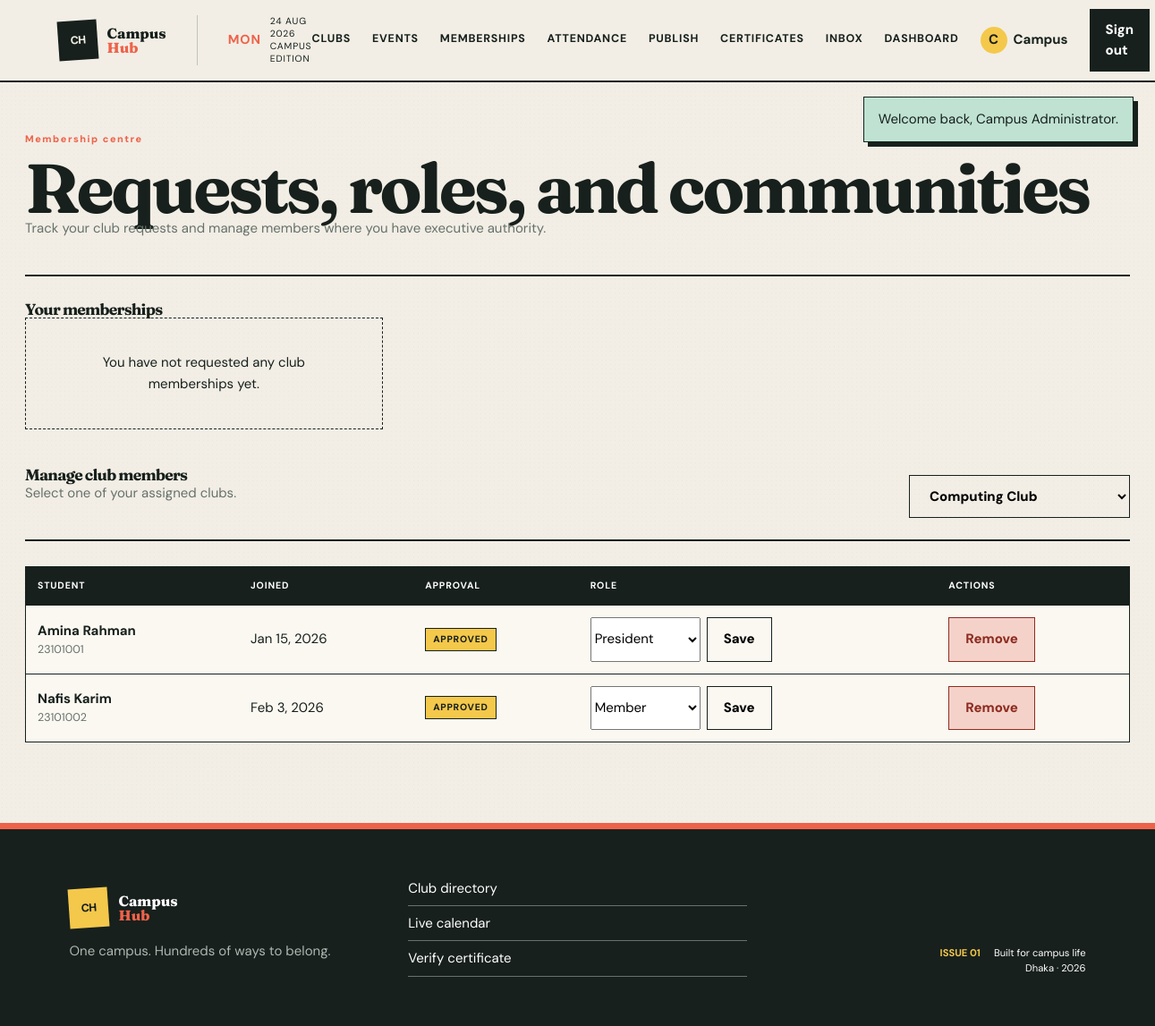
The app's page /memberships.php (signed in) with its own data.
### tables this page shows
CREATE TABLE club_membership (
  membership_id BIGINT UNSIGNED AUTO_INCREMENT PRIMARY KEY,
  student_user_id BIGINT UNSIGNED NOT NULL,
  club_id BIGINT UNSIGNED NOT NULL,
  join_date TIMESTAMP NOT NULL DEFAULT CURRENT_TIMESTAMP,
  member_role ENUM('Member','Executive','President','Vice President','Secretary','Treasurer') NOT NULL DEFAULT 'Member',
  approval_status ENUM('Pending','Approved','Rejected') NOT NULL DEFAULT 'Pending',
  membership_status ENUM('Active','Removed','Resigned') NOT NULL DEFAULT 'Active',
  UNIQUE KEY uq_student_club (student_user_id, club_id),
  CONSTRAINT fk_membership_student FOREIGN KEY (student_user_id) REFERENCES students(user_id) ON DELETE CASCADE,
  CONSTRAINT fk_membership_club FOREIGN KEY (club_id) REFERENCES clubs(club_id) ON DELETE CASCADE,
  INDEX idx_membership_club_state (club_id, approval_status, membership_status)
);

CREATE TABLE users (
  user_id BIGINT UNSIGNED AUTO_INCREMENT PRIMARY KEY,
  full_name VARCHAR(120) NOT NULL,
  email VARCHAR(190) NOT NULL UNIQUE,
  password_hash VARCHAR(255) NOT NULL,
  phone VARCHAR(30) NULL,
  role ENUM('Student','Admin') NOT NULL DEFAULT 'Student',
  profile_picture VARCHAR(255) NULL,
  status ENUM('Active','Suspended','Deactivated') NOT NULL DEFAULT 'Active',
  created_at TIMESTAMP NOT NULL DEFAULT CURRENT_TIMESTAMP
);

CREATE TABLE students (
  user_id BIGINT UNSIGNED PRIMARY KEY,
  student_number VARCHAR(40) NOT NULL UNIQUE,
  department VARCHAR(100) NOT NULL,
  academic_year VARCHAR(30) NULL,
  CONSTRAINT fk_student_user FOREIGN KEY (user_id) REFERENCES users(user_id) ON DELETE CASCADE
);

### config/database.php (called while the page is built, shortened)
<?php
function db(): PDO
{
    static $pdo = null;
    if ($pdo instanceof PDO) {
        return $pdo;
    }
    $dsn = sprintf('mysql:host=%s;port=%s;dbname=%s;charset=utf8mb4', DB_HOST, DB_PORT, DB_NAME);
    try {
        $pdo = new PDO($dsn, DB_USER, DB_PASS, [
            PDO::ATTR_ERRMODE => PDO::ERRMODE_EXCEPTION,
            PDO::ATTR_DEFAULT_FETCH_MODE => PDO::FETCH_ASSOC,
            PDO::ATTR_EMULATE_PREPARES => false,
        ]);
    } catch (PDOException $exception) {
        http_response_code(500);
        exit('Database connection failed. Import database/schema.sql and database/seed.sql in phpMyAdmin, then check config/database.php.');
    }
    return $pdo;
}

### includes/functions.php (called while the page is built, shortened)
<?php
function e(?string $value): string
{
    return htmlspecialchars($value ?? '', ENT_QUOTES, 'UTF-8');
}
function executive_roles(): array
{
    return ['Executive', 'President', 'Vice President', 'Secretary', 'Treasurer'];
}

### memberships.php (the view, shortened to what this page needs)
<?php
require_once __DIR__.'/includes/bootstrap.php';require_login();$uid=(int)user()['user_id'];
$s=db()->prepare('SELECT cm.*,c.club_name,c.category FROM club_membership cm JOIN clubs c ON c.club_id=cm.club_id WHERE cm.student_user_id=? ORDER BY cm.join_date DESC');$s->execute([$uid]);$mine=$s->fetchAll();
$managed=[];if(is_admin()){$managed=db()->query('SELECT club_id,club_name FROM clubs ORDER BY club_name')->fetchAll();}else{$marks=implode(',',array_fill(0,count(executive_roles()),'?'));$s=db()->prepare("SELECT c.club_id,c.club_name FROM club_membership cm JOIN clubs c ON c.club_id=cm.club_id WHERE cm.student_user_id=? AND cm.approval_status='Approved' AND cm.membership_status='Active' AND cm.member_role IN ($marks)");$s->execute(array_merge([$uid],executive_roles()));$managed=$s->fetchAll();}
$selected=(int)($_GET['club']??($managed[0]['club_id']??0));$members=[];if($selected&&can_manage_club($selected)){$s=db()->prepare('SELECT cm.*,u.full_name,u.email,s.student_number FROM club_membership cm JOIN users u ON u.user_id=cm.student_user_id LEFT JOIN students s ON s.user_id=u.user_id WHERE cm.club_id=? ORDER BY FIELD(cm.approval_status,"Pending","Approved","Rejected"),u.full_name');$s->execute([$selected]);$members=$s->fetchAll();}
$pageTitle='Memberships';require __DIR__.'/includes/header.php';?>
<section class="page-shell"><div class="page-head"><div><span class="eyebrow">Membership centre</span><h2>Requests, roles, and communities</h2><p>Track your club requests and manage members where you have executive authority.</p></div></div>
<h3>Your memberships</h3><div class="grid" style="margin-bottom:42px"><?php if(!$mine):?><div class="empty">You have not requested any club memberships yet.</div><?php endif;?></div>
<?php if($managed):?><div class="page-head"><div><h3>Manage club members</h3><p>Select one of your assigned clubs.</p></div><form method="get"><select name="club" onchange="this.form.submit()" class="button button-quiet"><?php foreach($managed as $c):?><option value="<?=$c['club_id']?>" <?=$selected==(int)$c['club_id']?'selected':''?>><?=e($c['club_name'])?></option><?php endforeach;?></select></form></div><table class="data-table"><thead><tr><th>Student</th><th>Joined</th><th>Approval</th><th>Role</th><th>Actions</th></tr></thead><tbody><?php foreach($members as $m):?><tr data-membership-row><td><strong><?=e($m['full_name'])?></strong><br><small><?=e($m['student_number']??$m['email'])?></small></td><td><?=e(date('M j, Y',strtotime($m['join_date'])))?></td><td><span class="badge <?=$m['approval_status']==='Pending'?'badge-warn':''?>" data-approval-state><?=e($m['approval_status'])?></span></td><td><form method="post" class="actions" data-ajax="api/membership.php"><input type="hidden" name="csrf" value="<?=e(csrf_token())?>"><input type="hidden" name="action" value="role"><input type="hidden" name="membership_id" value="<?=$m['membership_id']?>"><select name="member_role"><?php foreach(array_merge(['Member'],executive_roles()) as $role):?><option <?=$role===$m['member_role']?'selected':''?>><?=e($role)?></option><?php endforeach;?></select><button class="button button-quiet">Save</button></form></td><td><div class="actions"><?php if($m['approval_status']==='Pending'):?><form method="post" data-ajax="api/membership.php"><input type="hidden" name="csrf" value="<?=e(csrf_token())?>"><input type="hidden" name="membership_id" value="<?=$m['membership_id']?>"><button class="button button-secondary" name="action" value="approve">Approve</button><button class="button button-danger" name="action" value="reject">Reject</button></form><?php elseif($m['membership_status']==='Active'):?><form method="post" data-ajax="api/membership.php"><input type="hidden" name="csrf" value="<?=e(csrf_token())?>"><input type="hidden" name="membership_id" value="<?=$m['membership_id']?>"><button class="button button-danger" name="action" value="remove" data-confirm="Remove this member from the club?">Remove</button></form><?php endif;?></div></td></tr><?php endforeach;?></tbody></table><?php endif;?></section>
<?php require __DIR__.'/includes/footer.php';?>

### assets/style.css (style rules this page uses)
:root { --paper:#f2eee5;--cream:#fbf8f1;--ink:#17201c;--muted:#66716b;--line:#bfc4bd;--coral:#ef624a;--sun:#f4c84b;--green:#27745a;--blue:#6a8fb8;--white:#fff;--shadow:0 18px 48px rgba(23,32,28,.12) }
* { box-sizing:border-box }
html { scroll-behavior:smooth }
body { margin:0;background:var(--paper);background-image:radial-gradient(rgba(23,32,28,.035) .7px,transparent .7px);background-size:5px 5px;color:var(--ink);font:15px/1.55 "DM Sans",sans-serif }
h1,h2,h3 { font-family:Fraunces,serif;line-height:1.02;letter-spacing:-.045em;margin:0 }
p { margin:0 0 1rem }
button,input,select,textarea { font:inherit }
.button { border:0;padding:12px 18px;display:inline-flex;align-items:center;justify-content:center;font-weight:800;cursor:pointer;transition:transform .18s,box-shadow .18s }
.button-quiet { background:transparent;border:1px solid var(--ink) }
.button-danger { background:#f4d2ca;color:#8e2c20;border:1px solid #8e2c20 }
.page-shell { max-width:1320px;margin:auto;padding:55px 28px 90px }
.page-head { display:flex;justify-content:space-between;align-items:end;border-bottom:2px solid var(--ink);padding-bottom:24px;margin-bottom:28px }
.page-head h2 { font-size:clamp(3rem,6vw,6.6rem);line-height:.87 }
.page-head p { color:var(--muted);max-width:600px }
.eyebrow { font-size:.68rem;font-weight:800;letter-spacing:.14em;color:var(--coral);display:block;margin-bottom:13px }
.grid { display:grid;grid-template-columns:repeat(3,1fr);gap:18px }
.card-tag,.badge { display:inline-block;padding:4px 8px;background:var(--sun);border:1px solid var(--ink);font-size:.65rem;font-weight:800;text-transform:uppercase;letter-spacing:.07em }
.data-table { width:100%;border-collapse:collapse;background:var(--cream);border:1px solid var(--ink) }
.data-table th,.data-table td { text-align:left;padding:13px;border-bottom:1px solid var(--ink) }
.data-table th { background:var(--ink);color:white;font-size:.66rem;text-transform:uppercase;letter-spacing:.08em }
.actions { display:flex;gap:7px;flex-wrap:wrap }
.empty { padding:38px;border:1px dashed var(--ink);text-align:center }
.data-table td small { display:block;color:var(--muted) }

### records on screen
club_membership: users.full_name "Amina Rahman", student_user.student_number "23101001", join_date "Jan 15, 2026", approval_status "APPROVED"
club_membership: users.full_name "Nafis Karim", student_user.student_number "23101002", join_date "Feb 3, 2026", approval_status "APPROVED"

### other values on screen
substr($currentUser['full_name'],0,1) "C"
explode(' ',$currentUser['full_name'])[0] "Campus"
$message['message'] "Welcome back, Campus Administrator."
form field club "Computing Club"
form field member_role "President"
form field member_role "Member"
